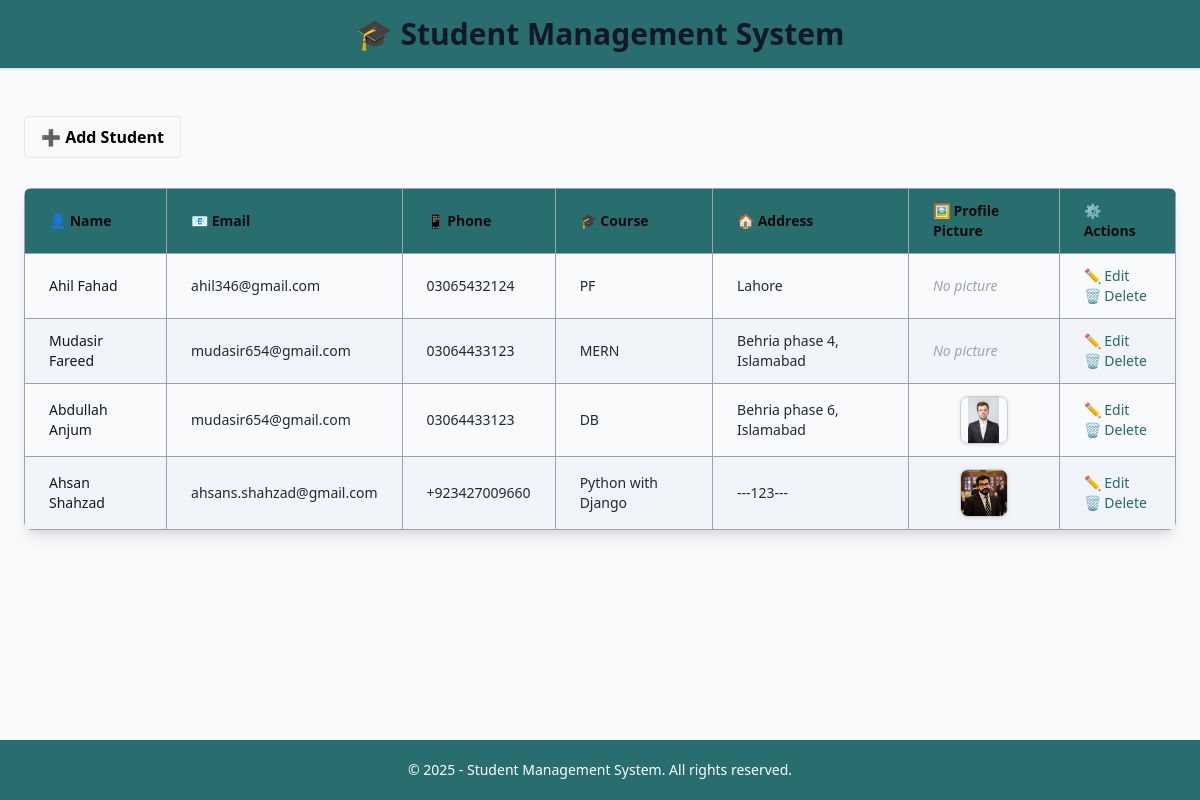
The page / on the database its author committed.
### students/models.py (models this page shows, shortened)
class Student(models.Model):
    name = models.CharField(max_length=100)
    email = models.EmailField()
    phone = models.CharField(max_length=15)
    course = models.CharField(max_length=100)
    reg_date = models.DateField(default=date.today)
    address = models.TextField(blank=True)
    profile_picture = models.ImageField(upload_to='student_pics/', blank=True, null=True)

### students/views.py (the view)
# urls.py: path('', views.student_list, name='student_list'),
def student_list(request):
    students = Student.objects.all()
    return render(request, 'students/student_list.html', {'students': students})

### students/templates/students/student_list.html
{% extends 'students/base.html' %}
{% block content %}
<a href="{% url 'add_student' %}"
   class="inline-block underline-animate text-black font-semibold py-2 px-4 rounded border border-[#286e6f] bg-[#a9dff] hover:bg-[#1f5a5b] hover:shadow-md transition duration-300 mb-6">
   ➕ Add Student
</a>
<div class="overflow-x-auto rounded-lg shadow-lg">
    <table class="min-w-full border-collapse border border-gray-400 bg-white text-sm text-gray-800">
        <thead class="bg-indigo-600 text-white text-left">
            <tr>
                <th class="px-6 py-3 border border-gray-400">👤 Name</th>
                <th class="px-6 py-3 border border-gray-400">📧 Email</th>
                <th class="px-6 py-3 border border-gray-400">📱 Phone</th>
                <th class="px-6 py-3 border border-gray-400">🎓 Course</th>
                <th class="px-6 py-3 border border-gray-400">🏠 Address</th>
                <th class="px-6 py-3 border border-gray-400">🖼️ Profile Picture</th>
                <th class="px-6 py-3 border border-gray-400">⚙️ Actions</th>
            </tr>
        </thead>
       <tbody>
    {% for student in students %}
    <tr class="{% cycle 'bg-gray-50' 'bg-white' %} hover:bg-blue-50 transition duration-150">
        <td class="px-6 py-3 border border-gray-400 font-medium text-gray-900">{{ student.name }}</td>
        <td class="px-6 py-3 border border-gray-400">{{ student.email }}</td>
        <td class="px-6 py-3 border border-gray-400">{{ student.phone }}</td>
        <td class="px-6 py-3 border border-gray-400">{{ student.course }}</td>
        <td class="px-6 py-3 border border-gray-400">{{ student.address }}</td>
        <td class="px-6 py-3 border border-gray-400">
            {% if student.profile_picture %}
                <img src="{{ student.profile_picture.url }}" alt="Profile" class="profile-pic">
            {% else %}
                <span class="text-gray-400 italic">No picture</span>
            {% endif %}
        </td>
        <td class="px-6 py-3 border border-gray-400">
            <a href="{% url 'update_student' student.pk %}" class="action-link">
                ✏️ Edit
            </a>
            <br>
            <a href="{% url 'delete_student' student.pk %}" class="action-link">
                🗑️ Delete
            </a>
        </td>
    </tr>
    {% empty %}
    <tr>
        <td colspan="7" class="text-center text-gray-500 py-6 border border-gray-400">
            No students found.
        </td>
    </tr>
    {% endfor %}
</tbody>
    </table>
</div>
{% endblock %}

### students/templates/students/base.html (shortened to what this page needs)
{% load static %}
<!DOCTYPE html>
<html lang="en">
  <head>
    <link href="{% static 'students/main.css' %}" rel="stylesheet" />
    <link rel="stylesheet" href="{% static 'students/custom.css' %}" />
    <link href="https://cdn.jsdelivr.net/npm/tailwindcss@2.2.19/dist/tailwind.min.css" rel="stylesheet">
  </head>
  <body class="fade-in">
    <div class="wrapper">
      <header class="w-full bg-white shadow p-4 mb-6" style="background-color: rgb(40, 110, 111);">
        <h1 class="text-3xl font-bold text-gray-900 text-center block w-full">
          🎓 Student Management System
        </h1>
      </header>
      <main class="main-content p-6">
         {% block content %}{% endblock %}
      </main>
    </div>
    <footer class="site-footer">
      &copy; 2025 - Student Management System. All rights reserved.
    </footer>
  </body>
</html>

### students/static/students/main.css (style rules this page uses)
body { font-family: 'Segoe UI', sans-serif; background-color: #f9fafb; }
table { border-collapse: collapse; width: 100%; border: 2px solid #4b5563; }
th, td { border: 1px solid #4b5563; padding: 10px; text-align: left; }
th { background-color: rgb(40, 110, 111); color: #120b0b; }
tr:nth-child(even) { background-color: #f1f5f9; }
.fade-in { animation: fadeIn 0.6s ease-in-out; }
html, body { height: 100%; margin: 0; padding: 0; }
.wrapper { min-height: calc(100vh - 60px); }
.main-content { padding-bottom: 20px; }
.site-footer { height: 60px; background-color: rgb(40, 110, 111); color: white; text-align: center; line-height: 60px; font-size: 14px; }
.action-link { color: #246b6b; text-decoration: none; font-weight: 500; }
.profile-pic { width: 48px; height: 48px; object-fit: contain; border-radius: 8px; box-shadow: 0 1px 4px rgba(0, 0, 0, 0.1); display: block; margin: 0 auto; border: 1px solid #ccc; }
header { background-color: rgb(40, 110, 111); }

### students/static/students/custom.css (style rules this page uses)
.underline-animate { position: relative; display: inline-block; overflow: hidden; }
.underline-animate::after { content: ''; position: absolute; width: 0; height: 2px; bottom: 0; left: 0; background-color: #a9fdff; transition: width 0.3s ease-in-out; }

### students/templates/students/base.html (style rules this page uses)
.fade-in { animation: fadeIn 1s ease-in-out; }

### rows shown on the page
Student: name "Ahil Fahad", email "ahil346@gmail.com", phone "03065432124", course "PF", address "Lahore", profile_picture "No picture"
Student: name "Mudasir Fareed", email "mudasir654@gmail.com", phone "03064433123", course "MERN", address "Behria phase 4, Islamabad", profile_picture "No picture"
Student: name "Abdullah Anjum", email "mudasir654@gmail.com", phone "03064433123", course "DB", address "Behria phase 6, Islamabad", profile_picture (picture)
Student: name "Ahsan Shahzad", email "ahsans.shahzad@gmail.com", phone "+923427009660", course "Python with Django", address "---123---", profile_picture (picture)
